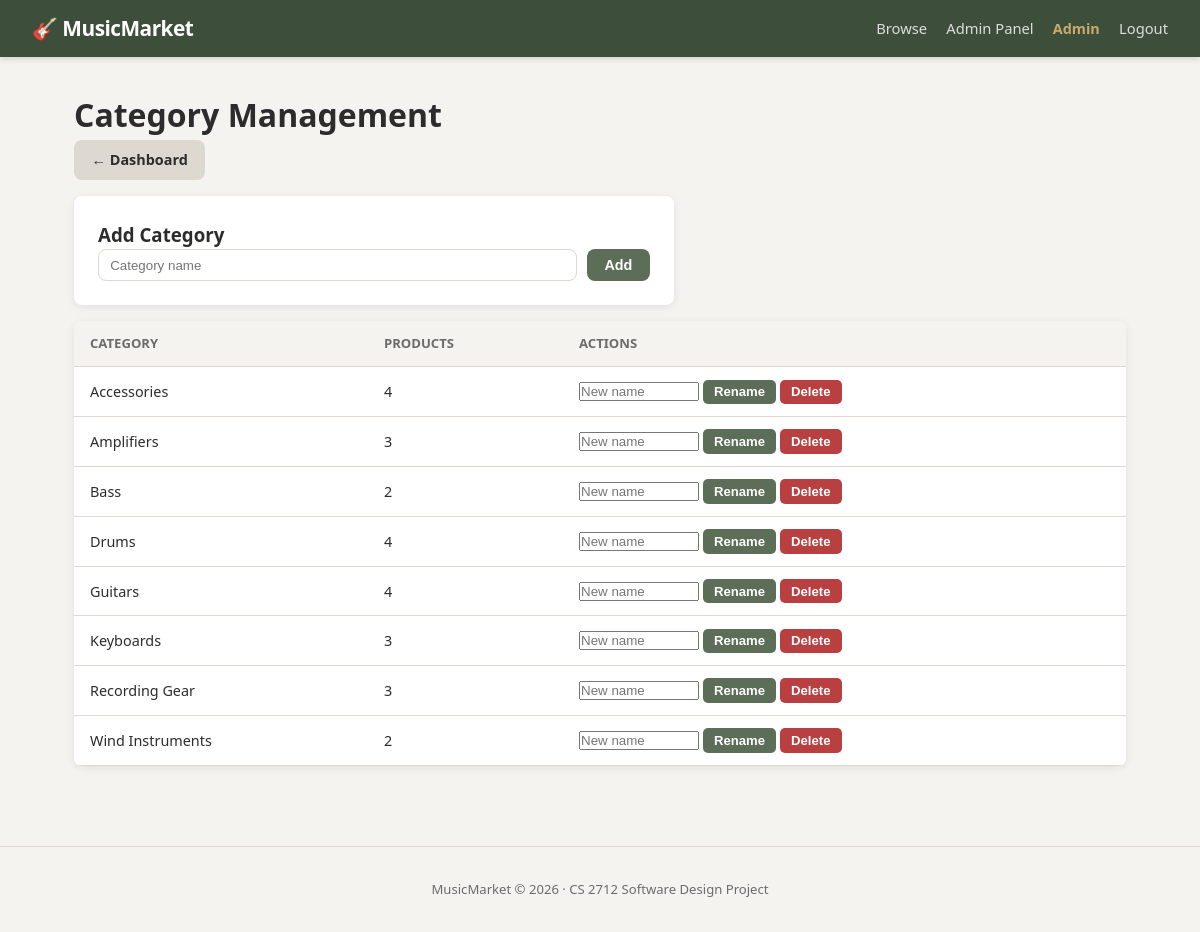
Page /admin/categories (signed in) on the committed database.
### app/models/user.py (models this page shows, shortened)
class User(UserMixin, db.Model):
    __tablename__ = "user"
    user_id = db.Column(db.Integer, primary_key=True, autoincrement=True)
    name = db.Column(db.Text, nullable=False)
    email = db.Column(db.Text, nullable=False, unique=True)
    password = db.Column(db.Text, nullable=False)  # bcrypt hash
    role = db.Column(db.Text, nullable=False)       # customer | seller | admin
    seller_profile = db.relationship("Seller", back_populates="user",
                                     uselist=False, cascade="all, delete-orphan")
    cart = db.relationship("Cart", back_populates="customer",
                           uselist=False, cascade="all, delete-orphan")
    orders = db.relationship("Order", back_populates="customer",
                             cascade="all, delete-orphan")
    def is_admin(self):
        return self.role == "admin"

### app/models/product.py (models this page shows, shortened)
class Category(db.Model):
    __tablename__ = "category"
    category_id = db.Column(db.Integer, primary_key=True, autoincrement=True)
    name = db.Column(db.Text, nullable=False, unique=True)
    products = db.relationship("Product", back_populates="category")

### app/blueprints/admin.py (the view)
@admin_bp.route("/categories")
@login_required
@admin_required
def categories():
    all_categories = Category.query.order_by(Category.name).all()
    return render_template("admin/categories.html", categories=all_categories)

### app/blueprints/admin.py (called while the page is built)
def admin_required(f):
    @wraps(f)
    def decorated(*args, **kwargs):
        if not current_user.is_authenticated or not current_user.is_admin():
            flash("Administrator access required.", "danger")
            return redirect(url_for("products.index"))
        return f(*args, **kwargs)
    return decorated

### app/templates/admin/categories.html (shortened to what this page needs)
{% extends "base.html" %}
{% block content %}
<h1>Category Management</h1>
<a href="{{ url_for('admin.dashboard') }}" class="btn-secondary">← Dashboard</a>
<div class="form-card" style="margin-top:1rem">
  <h3>Add Category</h3>
  <form method="POST" action="{{ url_for('admin.add_category') }}" class="inline-form">
    <input type="text" name="name" required placeholder="Category name"/>
    <button type="submit" class="btn-primary">Add</button>
  </form>
</div>
<table class="order-table" style="margin-top:1rem">
  <thead>
    <tr><th>Category</th><th>Products</th><th>Actions</th></tr>
  </thead>
  <tbody>
    {% for cat in categories %}
    <tr>
      <td>{{ cat.name }}</td>
      <td>{{ cat.products|length }}</td>
      <td>
        <form method="POST" action="{{ url_for('admin.rename_category', category_id=cat.category_id) }}" style="display:inline">
          <input type="text" name="name" placeholder="New name" style="width:120px"/>
          <button type="submit" class="btn-small">Rename</button>
        </form>
        <form method="POST" action="{{ url_for('admin.delete_category', category_id=cat.category_id) }}" style="display:inline">
          <button type="submit" class="btn-danger-small"
                  onclick="return confirm('Delete this category?')">Delete</button>
        </form>
      </td>
    </tr>
    {% else %}
    <tr><td colspan="3">No categories yet.</td></tr>
    {% endfor %}
  </tbody>
</table>
{% endblock %}

### app/templates/base.html (shortened to what this page needs)
<!DOCTYPE html>
<html lang="en">
<head>
  <link rel="stylesheet" href="{{ url_for('static', filename='css/style.css') }}"/>
</head>
<body>
<nav class="navbar">
  <a class="nav-brand" href="{{ url_for('products.index') }}">🎸 MusicMarket</a>
  <div class="nav-links">
    <a href="{{ url_for('products.index') }}">Browse</a>
    {% if current_user.is_authenticated %}
      {% if current_user.role == 'customer' %}
        <a href="{{ url_for('cart.view') }}">🛒 Cart</a>
        <a href="{{ url_for('orders.history') }}">My Orders</a>
      {% elif current_user.role == 'seller' %}
        <a href="{{ url_for('seller.dashboard') }}">Seller Dashboard</a>
      {% elif current_user.role == 'admin' %}
        <a href="{{ url_for('admin.dashboard') }}">Admin Panel</a>
      {% endif %}
      <span class="nav-user">{{ current_user.name }}</span>
      <a href="{{ url_for('auth.logout') }}">Logout</a>
    {% else %}
      <a href="{{ url_for('auth.login') }}">Login</a>
      <a href="{{ url_for('auth.register') }}" class="btn-primary">Register</a>
    {% endif %}
  </div>
</nav>
<div class="container">
  {% block content %}{% endblock %}
</div>
<footer>
  <p>MusicMarket &copy; 2026 · CS 2712 Software Design Project</p>
</footer>
</body>
</html>

### app/static/css/style.css (style rules this page uses)
:root { --bg: #f5f3ef; --surface: #ffffff; --primary: #5c6e58; --primary-dark: #3d4f3a; --accent: #c8a96e; --danger: #b94040; --text: #2c2c2c; --text-muted: #6b6b6b; --border: #ddd8d0; --radius: 8px; --shadow: 0 2px 8px rgba(0,0,0,0.08); }
*, *::before, *::after { box-sizing: border-box; margin: 0; padding: 0; }
body { font-family: 'Segoe UI', system-ui, sans-serif; background: var(--bg); color: var(--text); line-height: 1.6; }
a { color: var(--primary); text-decoration: none; }
.navbar { background: var(--primary-dark); padding: 0.75rem 2rem; display: flex; align-items: center; justify-content: space-between; box-shadow: 0 2px 6px rgba(0,0,0,0.15); }
.nav-brand { color: #fff; font-size: 1.3rem; font-weight: 700; letter-spacing: -0.5px; }
.nav-links { display: flex; align-items: center; gap: 1.2rem; }
.nav-links a { color: #ddd; font-size: 0.92rem; }
.nav-user { color: var(--accent); font-size: 0.9rem; font-weight: 600; }
.container { max-width: 1100px; margin: 0 auto; padding: 2rem 1.5rem; }
.btn-primary, .btn-secondary, .btn-danger, .btn-small, .btn-danger-small { display: inline-block; padding: 0.5rem 1.1rem; border-radius: var(--radius); font-size: 0.9rem; font-weight: 600; cursor: pointer; border: none; text-align: center; transition: background 0.2s; }
.btn-primary { background: var(--primary); color: #fff; }
.btn-secondary { background: var(--border); color: var(--text); }
.btn-small { background: var(--primary); color: #fff; padding: 0.3rem 0.7rem; font-size: 0.82rem; border-radius: 5px; }
.btn-danger-small { background: var(--danger); color: #fff; padding: 0.3rem 0.7rem; font-size: 0.82rem; border-radius: 5px; }
.form-card { background: var(--surface); border-radius: var(--radius); padding: 1.5rem; box-shadow: var(--shadow); max-width: 600px; }
.inline-form { display: flex; gap: 0.6rem; }
.inline-form input { flex: 1; padding: 0.4rem 0.7rem; border: 1px solid var(--border); border-radius: var(--radius); }
.cart-table, .order-table { width: 100%; border-collapse: collapse; background: var(--surface); border-radius: var(--radius); overflow: hidden; box-shadow: var(--shadow); }
.cart-table th, .cart-table td, .order-table th, .order-table td { padding: 0.75rem 1rem; text-align: left; border-bottom: 1px solid var(--border); font-size: 0.9rem; }
.cart-table th, .order-table th { background: var(--bg); font-weight: 700; color: var(--text-muted); font-size: 0.82rem; text-transform: uppercase; }
footer { text-align: center; padding: 2rem; color: var(--text-muted); font-size: 0.82rem; border-top: 1px solid var(--border); margin-top: 3rem; }

### rows in the picture
User: name "Admin"
Category: name "Accessories", products|length "4"
Category: name "Amplifiers", products|length "3"
Category: name "Bass", products|length "2"
Category: name "Drums", products|length "4"
Category: name "Guitars", products|length "4"
Category: name "Keyboards", products|length "3"
Category: name "Recording Gear", products|length "3"
Category: name "Wind Instruments", products|length "2"
